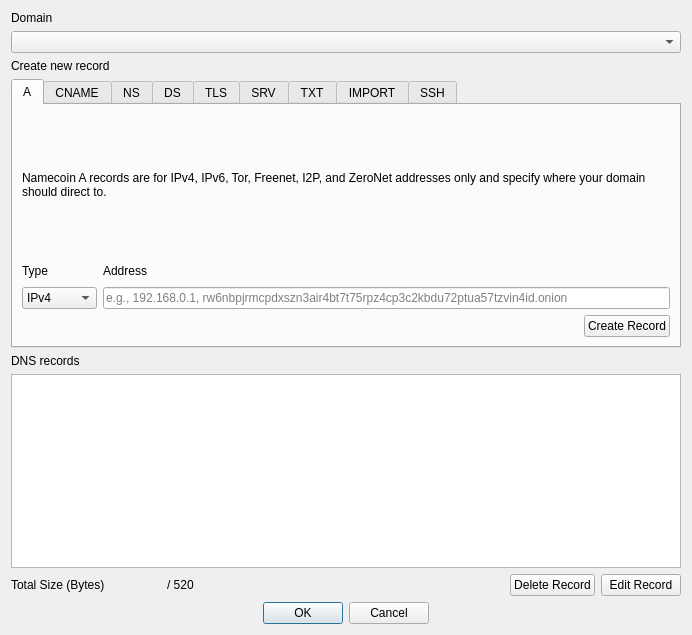
<?xml version="1.0" encoding="UTF-8"?>
<ui version="4.0">
 <class>DNSDialog</class>
 <widget class="QDialog" name="DNSDialog">
  <property name="geometry">
   <rect>
    <x>0</x>
    <y>0</y>
    <width>692</width>
    <height>635</height>
   </rect>
  </property>
  <property name="windowTitle">
   <string>DNS Builder</string>
  </property>
  <property name="modal">
   <bool>true</bool>
  </property>
  <layout class="QVBoxLayout" name="verticalLayout">
   <item>
    <layout class="QVBoxLayout" name="verticalLayout_15">
     <item>
      <widget class="QLabel" name="labelDomain">
       <property name="text">
        <string>Domain</string>
       </property>
      </widget>
     </item>
     <item>
      <widget class="QComboBox" name="comboDomain"/>
     </item>
    </layout>
   </item>
   <item>
    <widget class="QLabel" name="labelCreateRecord">
     <property name="text">
      <string>Create new record</string>
     </property>
     <property name="textFormat">
      <enum>Qt::PlainText</enum>
     </property>
    </widget>
   </item>
   <item>
    <widget class="QTabWidget" name="tabRecords">
     <property name="maximumSize">
      <size>
       <width>16777215</width>
       <height>269</height>
      </size>
     </property>
     <property name="currentIndex">
      <number>0</number>
     </property>
     <widget class="QWidget" name="tabA">
      <attribute name="title">
       <string>A</string>
      </attribute>
      <layout class="QVBoxLayout" name="verticalLayout_Main">
       <item>
        <widget class="QLabel" name="labelADesc">
         <property name="maximumSize">
          <size>
           <width>16777215</width>
           <height>16777215</height>
          </size>
         </property>
         <property name="text">
          <string>Namecoin A records are for IPv4, IPv6, Tor, Freenet, I2P, and ZeroNet addresses only and specify where your domain should direct to.</string>
         </property>
         <property name="wordWrap">
          <bool>true</bool>
         </property>
        </widget>
       </item>
       <item>
        <layout class="QHBoxLayout" name="horizontalLayout_2">
         <item>
          <layout class="QVBoxLayout" name="verticalLayout_3">
           <item>
            <widget class="QLabel" name="labelHostType">
             <property name="maximumSize">
              <size>
               <width>16777215</width>
               <height>20</height>
              </size>
             </property>
             <property name="text">
              <string>Type</string>
             </property>
            </widget>
           </item>
           <item>
            <widget class="QComboBox" name="comboHostType">
             <item>
              <property name="text">
               <string>IPv4</string>
              </property>
             </item>
             <item>
              <property name="text">
               <string>IPv6</string>
              </property>
             </item>
             <item>
              <property name="text">
               <string>Tor</string>
              </property>
             </item>
             <item>
              <property name="text">
               <string>Freenet</string>
              </property>
             </item>
             <item>
              <property name="text">
               <string>I2P</string>
              </property>
             </item>
             <item>
              <property name="text">
               <string>ZeroNet</string>
              </property>
             </item>
            </widget>
           </item>
          </layout>
         </item>
         <item>
          <layout class="QVBoxLayout" name="verticalLayout_8">
           <item>
            <widget class="QLabel" name="labelAHostname">
             <property name="maximumSize">
              <size>
               <width>16777215</width>
               <height>20</height>
              </size>
             </property>
             <property name="text">
              <string>Address</string>
             </property>
            </widget>
           </item>
           <item>
            <widget class="QValidatedLineEdit" name="editAHostname">
             <property name="text">
              <string/>
             </property>
             <property name="placeholderText">
              <string>e.g., 192.168.0.1, rw6nbpjrmcpdxszn3air4bt7t75rpz4cp3c2kbdu72ptua57tzvin4id.onion</string>
             </property>
            </widget>
           </item>
          </layout>
         </item>
        </layout>
       </item>
       <item>
        <layout class="QHBoxLayout" name="horizontalLayout_3">
         <item>
          <spacer name="horizontalSpacer">
           <property name="orientation">
            <enum>Qt::Horizontal</enum>
           </property>
           <property name="sizeHint" stdset="0">
            <size>
             <width>40</width>
             <height>20</height>
            </size>
           </property>
          </spacer>
         </item>
         <item>
          <widget class="QPushButton" name="btnACreate">
           <property name="text">
            <string>Create Record</string>
           </property>
          </widget>
         </item>
        </layout>
       </item>
      </layout>
     </widget>
     <widget class="QWidget" name="tabCNAME">
      <attribute name="title">
       <string>CNAME</string>
      </attribute>
      <layout class="QVBoxLayout" name="verticalLayout_Network">
       <item>
        <widget class="QLabel" name="labelCNAMEDesc">
         <property name="text">
          <string>CNAME records act as an alias by mapping a hostname to another hostname. Absolute domain names must end with a dot (.).</string>
         </property>
         <property name="wordWrap">
          <bool>true</bool>
         </property>
        </widget>
       </item>
       <item>
        <layout class="QHBoxLayout" name="horizontalLayout_6">
         <!-- TODO: Reconcile this with Namecoin Core, which includes a "Hostname" field. -->
         <!--<item>
          <layout class="QVBoxLayout" name="verticalLayout_11">
           <item>
            <widget class="QLabel" name="labelCNAMEHost">
             <property name="maximumSize">
              <size>
               <width>16777215</width>
               <height>20</height>
              </size>
             </property>
             <property name="text">
              <string>Hostname</string>
             </property>
            </widget>
           </item>
           <item>
            <widget class="QValidatedLineEdit" name="editCNAMEHost">
             <property name="placeholderText">
              <string>e.g., www, mail</string>
             </property>
            </widget>
           </item>
          </layout>
         </item>-->
         <item>
          <layout class="QVBoxLayout" name="verticalLayout_12">
           <item>
            <widget class="QLabel" name="labelCNAMEAlias">
             <property name="maximumSize">
              <size>
               <width>16777215</width>
               <height>20</height>
              </size>
             </property>
             <property name="text">
              <string>Alias of</string>
             </property>
            </widget>
           </item>
           <item>
            <widget class="QValidatedLineEdit" name="editCNAMEAlias">
             <property name="text">
              <string/>
             </property>
             <property name="placeholderText">
              <string>e.g., namecoin.bit.</string>
             </property>
            </widget>
           </item>
          </layout>
         </item>
        </layout>
       </item>
       <item>
        <layout class="QHBoxLayout" name="horizontalLayout_7">
         <item>
          <spacer name="horizontalSpacer_3">
           <property name="orientation">
            <enum>Qt::Horizontal</enum>
           </property>
           <property name="sizeHint" stdset="0">
            <size>
             <width>40</width>
             <height>20</height>
            </size>
           </property>
          </spacer>
         </item>
         <item>
          <widget class="QPushButton" name="btnCNAMECreate">
           <property name="text">
            <string>Create Record</string>
           </property>
          </widget>
         </item>
        </layout>
       </item>
      </layout>
     </widget>
     <!--
     <widget class="QWidget" name="tabSOARP">
      <attribute name="title">
       <string>SOA/RP</string>
      </attribute>
      <layout class="QVBoxLayout" name="verticalLayout_Window">
       <item>
        <widget class="QLabel" name="labelSOARPDesc">
         <property name="text">
          <string>Domain holder e-mail address and/or information. (This is recommended at the domain level and will be inserted into the SOA record of DNS bridges.)</string>
         </property>
         <property name="wordWrap">
          <bool>true</bool>
         </property>
        </widget>
       </item>
       <item>
        <layout class="QVBoxLayout" name="verticalLayout_19">
         <item>
          <widget class="QLabel" name="labelSOARPEmail">
           <property name="text">
            <string>Email</string>
           </property>
          </widget>
         </item>
         <item>
          <widget class="QValidatedLineEdit" name="editSOARPEmail">
           <property name="placeholderText">
            <string>e.g., email@host.domain</string>
           </property>
          </widget>
         </item>
         <item>
          <widget class="QLabel" name="labelSOARPInfo">
           <property name="text">
            <string>Info</string>
           </property>
          </widget>
         </item>
         <item>
          <widget class="QLineEdit" name="editSOARPInfo">
           <property name="placeholderText">
            <string>e.g., Example Name</string>
           </property>
          </widget>
         </item>
        </layout>
       </item>
       <item>
        <layout class="QHBoxLayout" name="horizontalLayout_4">
         <item>
          <spacer name="horizontalSpacer_2">
           <property name="orientation">
            <enum>Qt::Horizontal</enum>
           </property>
           <property name="sizeHint" stdset="0">
            <size>
             <width>40</width>
             <height>20</height>
            </size>
           </property>
          </spacer>
         </item>
         <item>
          <widget class="QPushButton" name="btnSOARPCreate">
           <property name="text">
            <string>Create Record</string>
           </property>
          </widget>
         </item>
        </layout>
       </item>
      </layout>
     </widget>
     <widget class="QWidget" name="tabDNAME">
      <attribute name="title">
       <string>DNAME</string>
      </attribute>
      <layout class="QVBoxLayout" name="verticalLayout_Display">
       <item>
        <widget class="QLabel" name="labelDNAMEDesc">
         <property name="text">
          <string>Specifies that all subdomains of this name are translated to the given string before lookup. As with CNAME, absolute domain names must end with a dot (.).</string>
         </property>
         <property name="wordWrap">
          <bool>true</bool>
         </property>
        </widget>
       </item>
       <item>
        <widget class="QValidatedLineEdit" name="editDNAMEHost">
         <property name="placeholderText">
          <string>e.g., otherhost.bit.</string>
         </property>
        </widget>
       </item>
       <item>
        <layout class="QHBoxLayout" name="horizontalLayout_1_Display">
         <item>
          <spacer name="horizontalSpacer_4">
           <property name="orientation">
            <enum>Qt::Horizontal</enum>
           </property>
           <property name="sizeHint" stdset="0">
            <size>
             <width>40</width>
             <height>20</height>
            </size>
           </property>
          </spacer>
         </item>
         <item>
          <widget class="QPushButton" name="btnDNAMECreate">
           <property name="text">
            <string>Create Record</string>
           </property>
          </widget>
         </item>
        </layout>
       </item>
      </layout>
     </widget>
     -->
     <widget class="QWidget" name="tabNS">
      <property name="autoFillBackground">
       <bool>false</bool>
      </property>
      <attribute name="title">
       <string>NS</string>
      </attribute>
      <layout class="QVBoxLayout" name="verticalLayout_2" stretch="0,0,0">
       <item>
        <widget class="QLabel" name="labelNSDesc">
         <property name="text">
          <!-- TODO: Reconcile this text with Namecoin Core, which recommends listing multiple nameservers at once. -->
          <string>Master nameserver of the configured domain. Note that this delegates all IP related responsibility of this domain and its sub-domains to the master server, effectively bypassing other settings (e.g. A records). Absolute domains must end in a dot (.). IP addresses are not allowed.</string>
         </property>
         <property name="wordWrap">
          <bool>true</bool>
         </property>
        </widget>
       </item>
       <item>
        <widget class="QValidatedLineEdit" name="editNSHosts">
         <property name="placeholderText">
          <string>e.g., ns1.myserver.net.</string>
         </property>
        </widget>
       </item>
       <item>
        <layout class="QHBoxLayout" name="horizontalLayout_5">
         <item>
          <spacer name="horizontalSpacer_5">
           <property name="orientation">
            <enum>Qt::Horizontal</enum>
           </property>
           <property name="sizeHint" stdset="0">
            <size>
             <width>40</width>
             <height>20</height>
            </size>
           </property>
          </spacer>
         </item>
         <item>
          <widget class="QPushButton" name="btnNSCreate">
           <property name="text">
            <string>Create Record</string>
           </property>
          </widget>
         </item>
        </layout>
       </item>
      </layout>
     </widget>
     <widget class="QWidget" name="tabDS">
      <attribute name="title">
       <string>DS</string>
      </attribute>
      <layout class="QVBoxLayout" name="verticalLayout_5">
       <item>
        <widget class="QLabel" name="labelDSDesc">
         <property name="text">
          <string>DNSSEC fingerprints for securing the domain when used with DNS via NS. Format roughly mirrors RFC3658. </string>
         </property>
         <property name="wordWrap">
          <bool>true</bool>
         </property>
        </widget>
       </item>
       <item>
        <layout class="QHBoxLayout" name="horizontalLayout_8">
         <item>
          <layout class="QVBoxLayout" name="verticalLayout_6">
           <item>
            <widget class="QLabel" name="labelDSKeyTag">
             <property name="maximumSize">
              <size>
               <width>16777215</width>
               <height>20</height>
              </size>
             </property>
             <property name="text">
              <string>Keytag</string>
             </property>
            </widget>
           </item>
           <item>
            <widget class="QValidatedLineEdit" name="editDSKeyTag">
             <property name="placeholderText">
              <string>e.g., 31381</string>
             </property>
            </widget>
           </item>
          </layout>
         </item>
         <item>
          <layout class="QVBoxLayout" name="verticalLayout_7">
           <item>
            <widget class="QLabel" name="labelDSAlgorithm">
             <property name="maximumSize">
              <size>
               <width>75</width>
               <height>20</height>
              </size>
             </property>
             <property name="text">
              <string>Algorithm</string>
             </property>
            </widget>
           </item>
           <item>
            <widget class="QValidatedLineEdit" name="editDSAlgorithm">
             <property name="maximumSize">
              <size>
               <width>75</width>
               <height>16777215</height>
              </size>
             </property>
             <property name="placeholderText">
              <string>e.g., 8</string>
             </property>
            </widget>
           </item>
          </layout>
         </item>
         <item>
          <layout class="QVBoxLayout" name="verticalLayout_10">
           <item>
            <widget class="QLabel" name="labelDSHashType">
             <property name="maximumSize">
              <size>
               <width>75</width>
               <height>20</height>
              </size>
             </property>
             <property name="text">
              <string>HashType</string>
             </property>
            </widget>
           </item>
           <item>
            <widget class="QValidatedLineEdit" name="editDSHashType">
             <property name="maximumSize">
              <size>
               <width>75</width>
               <height>16777215</height>
              </size>
             </property>
             <property name="placeholderText">
              <string>e.g., 1</string>
             </property>
            </widget>
           </item>
          </layout>
         </item>
         <item>
          <layout class="QVBoxLayout" name="verticalLayout_14">
           <item>
            <widget class="QLabel" name="labelDSHash">
             <property name="maximumSize">
              <size>
               <width>16777215</width>
               <height>20</height>
              </size>
             </property>
             <property name="text">
              <string>Hash (Base64)</string>
             </property>
            </widget>
           </item>
           <item>
            <widget class="QValidatedLineEdit" name="editDSHash">
             <property name="placeholderText">
              <string>e.g., pA1W...ceTI=</string>
             </property>
            </widget>
           </item>
          </layout>
         </item>
        </layout>
       </item>
       <item>
        <layout class="QHBoxLayout" name="horizontalLayout_9">
         <item>
          <spacer name="horizontalSpacer_6">
           <property name="orientation">
            <enum>Qt::Horizontal</enum>
           </property>
           <property name="sizeHint" stdset="0">
            <size>
             <width>40</width>
             <height>20</height>
            </size>
           </property>
          </spacer>
         </item>
         <item>
          <widget class="QPushButton" name="btnDSCreate">
           <property name="text">
            <string>Create Record</string>
           </property>
          </widget>
         </item>
        </layout>
       </item>
      </layout>
     </widget>
     <widget class="QWidget" name="tabTLS">
      <attribute name="title">
       <string>TLS</string>
      </attribute>
      <layout class="QVBoxLayout" name="verticalLayout_9">
       <item>
        <widget class="QLabel" name="labelTLSDesc">
         <property name="text">
          <string>A TLS record authenticates TLS servers without a public certificate authority.  For compatibility with ncp11 (e.g. Tor Browser), leave all settings other than Certificate Association Data at their default.</string>
         </property>
         <property name="wordWrap">
          <bool>true</bool>
         </property>
        </widget>
       </item>
       <item>
        <layout class="QHBoxLayout" name="horizontalLayout_15">
         <item>
          <layout class="QVBoxLayout" name="verticalLayout_25">
           <item>
            <widget class="QLabel" name="labelTLSProto">
             <property name="maximumSize">
              <size>
               <width>16777215</width>
               <height>20</height>
              </size>
             </property>
             <property name="text">
              <string>Proto</string>
             </property>
            </widget>
           </item>
           <item>
            <widget class="QLineEdit" name="editTLSProto">
             <property name="placeholderText">
              <string>e.g., tcp</string>
             </property>
             <property name="text">
              <string>tcp</string>
             </property>
            </widget>
           </item>
          </layout>
         </item>
         <item>
          <layout class="QVBoxLayout" name="verticalLayout_18">
           <item>
            <widget class="QLabel" name="labelTLSPort">
             <property name="maximumSize">
              <size>
               <width>16777215</width>
               <height>20</height>
              </size>
             </property>
             <property name="text">
              <string>Port</string>
             </property>
            </widget>
           </item>
           <item>
            <widget class="QLineEdit" name="editTLSPort">
             <property name="placeholderText">
              <string>e.g., 443</string>
             </property>
             <property name="text">
              <string>443</string>
             </property>
            </widget>
           </item>
          </layout>
         </item>
         <item>
          <layout class="QVBoxLayout" name="verticalLayout_13">
           <item>
            <widget class="QLabel" name="labelTLSCertUsage">
             <property name="maximumSize">
              <size>
               <width>16777215</width>
               <height>20</height>
              </size>
             </property>
             <property name="text">
              <string>Cert. Usage</string>
             </property>
            </widget>
           </item>
           <item>
            <widget class="QValidatedLineEdit" name="editTLSCertUsage">
             <property name="placeholderText">
              <string>e.g., 2</string>
             </property>
             <property name="text">
              <string>2</string>
             </property>
            </widget>
           </item>
          </layout>
         </item>
         <item>
          <layout class="QVBoxLayout" name="verticalLayout_16">
           <item>
            <widget class="QLabel" name="labelTLSSelector">
             <property name="maximumSize">
              <size>
               <width>16777215</width>
               <height>20</height>
              </size>
             </property>
             <property name="text">
              <string>Selector</string>
             </property>
            </widget>
           </item>
           <item>
            <widget class="QValidatedLineEdit" name="editTLSSelector">
             <property name="placeholderText">
              <string>e.g., 1</string>
             </property>
             <property name="text">
              <string>1</string>
             </property>
            </widget>
           </item>
          </layout>
         </item>
         <item>
          <layout class="QVBoxLayout" name="verticalLayout_17">
           <item>
            <widget class="QLabel" name="labelTLSMatchingType">
             <property name="maximumSize">
              <size>
               <width>16777215</width>
               <height>20</height>
              </size>
             </property>
             <property name="text">
              <string>Matching Type</string>
             </property>
            </widget>
           </item>
           <item>
            <widget class="QValidatedLineEdit" name="editTLSMatchingType">
             <property name="placeholderText">
              <string>e.g., 0</string>
             </property>
             <property name="text">
              <string>0</string>
             </property>
            </widget>
           </item>
          </layout>
         </item>
        </layout>
       </item>
       <item>
        <widget class="QLabel" name="label_24">
         <property name="text">
          <string>Certificate Association Data (Base64)</string>
         </property>
        </widget>
       </item>
       <item>
        <widget class="QPlainTextEdit" name="editTLSData">
         <property name="placeholderText">
          <string>e.g., MFkwEwYHKoZIzj0CAQYIKoZIzj0DAQcDQgAEURoQKhqi6Sghol6CAPyw/YgO4tK1IrAkWe/QT1VouB9toJSBmR7BxmsIPS+OAaFwaLNhyV5K4cAED8HZTaYwWQ==</string>
         </property>
        </widget>
       </item>
       <item>
        <layout class="QHBoxLayout" name="horizontalLayout_16">
         <item>
          <spacer name="horizontalSpacer_8">
           <property name="orientation">
            <enum>Qt::Horizontal</enum>
           </property>
           <property name="sizeHint" stdset="0">
            <size>
             <width>40</width>
             <height>20</height>
            </size>
           </property>
          </spacer>
         </item>
         <item>
          <widget class="QPushButton" name="btnTLSCreate">
           <property name="text">
            <string>Create Record</string>
           </property>
          </widget>
         </item>
        </layout>
       </item>
      </layout>
     </widget>
     <widget class="QWidget" name="tabSRV">
      <attribute name="title">
       <string>SRV</string>
      </attribute>
      <layout class="QVBoxLayout" name="verticalLayout_20">
       <item>
        <widget class="QLabel" name="labelSRVDesc">
         <property name="text">
          <string>Used to identify hosts that support particular services (e.g., IMAP, POP, SMTP, XMPP, Matrix, or Mumble). In the host field, absolute domain names must end with a dot (.).</string>
         </property>
         <property name="wordWrap">
          <bool>true</bool>
         </property>
        </widget>
       </item>
       <item>
        <layout class="QHBoxLayout" name="horizontalLayout_11">
         <item>
          <layout class="QVBoxLayout" name="verticalLayout_21">
           <item>
            <widget class="QLabel" name="labelSRVPriority">
             <property name="maximumSize">
              <size>
               <width>55</width>
               <height>20</height>
              </size>
             </property>
             <property name="text">
              <string>Priority</string>
             </property>
            </widget>
           </item>
           <item>
            <widget class="QValidatedLineEdit" name="editSRVPriority">
             <property name="maximumSize">
              <size>
               <width>80</width>
               <height>16777215</height>
              </size>
             </property>
             <property name="placeholderText">
              <string>e.g., 10</string>
             </property>
            </widget>
           </item>
          </layout>
         </item>
         <item>
          <layout class="QVBoxLayout" name="verticalLayout_23">
           <item>
            <widget class="QLabel" name="labelSRVWeight">
             <property name="maximumSize">
              <size>
               <width>90</width>
               <height>20</height>
              </size>
             </property>
             <property name="text">
              <string>Weight</string>
             </property>
            </widget>
           </item>
           <item>
            <widget class="QValidatedLineEdit" name="editSRVWeight">
             <property name="maximumSize">
              <size>
               <width>90</width>
               <height>16777215</height>
              </size>
             </property>
             <property name="placeholderText">
              <string>e.g., 100</string>
             </property>
            </widget>
           </item>
          </layout>
         </item>
         <item>
          <layout class="QVBoxLayout" name="verticalLayout_24">
           <item>
            <widget class="QLabel" name="labelSRVPort">
             <property name="maximumSize">
              <size>
               <width>55</width>
               <height>20</height>
              </size>
             </property>
             <property name="text">
              <string>Port</string>
             </property>
            </widget>
           </item>
           <item>
            <widget class="QValidatedLineEdit" name="editSRVPort">
             <property name="maximumSize">
              <size>
               <width>75</width>
               <height>16777215</height>
              </size>
             </property>
             <property name="placeholderText">
              <string>e.g., 443</string>
             </property>
            </widget>
           </item>
          </layout>
         </item>
         <item>
          <layout class="QVBoxLayout" name="verticalLayout_26">
           <item>
            <widget class="QLabel" name="labelSRVHost">
             <property name="maximumSize">
              <size>
               <width>16777215</width>
               <height>20</height>
              </size>
             </property>
             <property name="text">
              <string>Host</string>
             </property>
            </widget>
           </item>
           <item>
            <widget class="QValidatedLineEdit" name="editSRVHost">
             <property name="placeholderText">
              <string>e.g., namecoin.bit.</string>
             </property>
            </widget>
           </item>
          </layout>
         </item>
        </layout>
       </item>
       <item>
        <layout class="QHBoxLayout" name="horizontalLayout_17">
         <item>
          <spacer name="horizontalSpacer_9">
           <property name="orientation">
            <enum>Qt::Horizontal</enum>
           </property>
           <property name="sizeHint" stdset="0">
            <size>
             <width>40</width>
             <height>20</height>
            </size>
           </property>
          </spacer>
         </item>
         <item>
          <widget class="QPushButton" name="btnSRVCreate">
           <property name="text">
            <string>Create Record</string>
           </property>
          </widget>
         </item>
        </layout>
       </item>
      </layout>
     </widget>
     <widget class="QWidget" name="tabTXT">
      <attribute name="title">
       <string>TXT</string>
      </attribute>
      <layout class="QVBoxLayout" name="verticalLayout_22">
       <item>
        <widget class="QLabel" name="labelTXTDesc">
         <property name="text">
          <string>TXT records are used to associate a string of text with a hostname. These are primarily used for verification.

</string>
         </property>
         <property name="wordWrap">
          <bool>true</bool>
         </property>
        </widget>
       </item>
       <item>
        <widget class="QLineEdit" name="editTXTData">
         <property name="placeholderText">
          <string>Paste text string here</string>
         </property>
        </widget>
       </item>
       <item>
        <layout class="QHBoxLayout" name="horizontalLayout_12">
         <item>
          <spacer name="horizontalSpacer_10">
           <property name="orientation">
            <enum>Qt::Horizontal</enum>
           </property>
           <property name="sizeHint" stdset="0">
            <size>
             <width>40</width>
             <height>20</height>
            </size>
           </property>
          </spacer>
         </item>
         <item>
          <widget class="QPushButton" name="btnTXTCreate">
           <property name="text">
            <string>Create Record</string>
           </property>
          </widget>
         </item>
        </layout>
       </item>
      </layout>
     </widget>
     <widget class="QWidget" name="tabIMPORT">
      <attribute name="title">
       <string>IMPORT</string>
      </attribute>
      <layout class="QVBoxLayout" name="verticalLayout_27">
       <item>
        <widget class="QLabel" name="labelIMPORTDesc">
         <property name="text">
          <string>Imports specified entries from another Namecoin name and merges with the current one. Optionally, import entries and associate them with a designated subdomain.</string>
         </property>
         <property name="wordWrap">
          <bool>true</bool>
         </property>
        </widget>
       </item>
       <item>
        <layout class="QHBoxLayout" name="horizontalLayout_18">
         <item>
          <layout class="QVBoxLayout" name="verticalLayout_28">
           <item>
            <widget class="QLabel" name="labelIMPORTName">
             <property name="maximumSize">
              <size>
               <width>16777215</width>
               <height>20</height>
              </size>
             </property>
             <property name="text">
              <string>Namecoin Name</string>
             </property>
            </widget>
           </item>
           <item>
            <widget class="QValidatedLineEdit" name="editIMPORTName">
             <property name="placeholderText">
              <string>e.g., d/othername</string>
             </property>
            </widget>
           </item>
          </layout>
         </item>
         <item>
          <layout class="QVBoxLayout" name="verticalLayout_29">
           <item>
            <widget class="QLabel" name="labelIMPORTSubdomain">
             <property name="maximumSize">
              <size>
               <width>16777215</width>
               <height>20</height>
              </size>
             </property>
             <property name="text">
              <string>Subdomain (optional)</string>
             </property>
            </widget>
           </item>
           <item>
            <widget class="QValidatedLineEdit" name="editIMPORTSubdomain">
             <property name="placeholderText">
              <string>e.g., www</string>
             </property>
            </widget>
           </item>
          </layout>
         </item>
        </layout>
       </item>
       <item>
        <layout class="QHBoxLayout" name="horizontalLayout_13">
         <item>
          <spacer name="horizontalSpacer_11">
           <property name="orientation">
            <enum>Qt::Horizontal</enum>
           </property>
           <property name="sizeHint" stdset="0">
            <size>
             <width>40</width>
             <height>20</height>
            </size>
           </property>
          </spacer>
         </item>
         <item>
          <widget class="QPushButton" name="btnIMPORTCreate">
           <property name="text">
            <string>Create Record</string>
           </property>
          </widget>
         </item>
        </layout>
       </item>
      </layout>
     </widget>
     <widget class="QWidget" name="tabSSHFP">
      <attribute name="title">
       <string>SSH</string>
      </attribute>
      <layout class="QVBoxLayout" name="verticalLayout_30">
       <item>
        <widget class="QLabel" name="labelSSHFPDesc">
         <property name="text">
          <string>SSH records are used to identify an SSH server fingerprint associated with a domain.</string>
         </property>
        </widget>
       </item>
       <item>
        <layout class="QHBoxLayout" name="horizontalLayout_19">
         <item>
          <layout class="QVBoxLayout" name="verticalLayout_31">
           <item>
            <widget class="QLabel" name="labelSSHFPAlgorithm">
             <property name="maximumSize">
              <size>
               <width>80</width>
               <height>20</height>
              </size>
             </property>
             <property name="text">
              <string>Algorithm</string>
             </property>
            </widget>
           </item>
           <item>
            <widget class="QValidatedLineEdit" name="editSSHFPAlgorithm">
             <property name="maximumSize">
              <size>
               <width>80</width>
               <height>16777215</height>
              </size>
             </property>
             <property name="placeholderText">
              <string>e.g., 2</string>
             </property>
            </widget>
           </item>
          </layout>
         </item>
         <item>
          <layout class="QVBoxLayout" name="verticalLayout_33">
           <item>
            <widget class="QLabel" name="labelSSHFPFingerprintType">
             <property name="maximumSize">
              <size>
               <width>120</width>
               <height>20</height>
              </size>
             </property>
             <property name="text">
              <string>Fingerprint Type</string>
             </property>
            </widget>
           </item>
           <item>
            <widget class="QValidatedLineEdit" name="editSSHFPFingerprintType">
             <property name="maximumSize">
              <size>
               <width>120</width>
               <height>16777215</height>
              </size>
             </property>
             <property name="placeholderText">
              <string>e.g., 1</string>
             </property>
            </widget>
           </item>
          </layout>
         </item>
         <item>
          <layout class="QVBoxLayout" name="verticalLayout_34">
           <item>
            <widget class="QLabel" name="labelSSHFPFingerprint">
             <property name="maximumSize">
              <size>
               <width>16777215</width>
               <height>20</height>
              </size>
             </property>
             <property name="text">
              <string>Fingerprint (Base64)</string>
             </property>
            </widget>
           </item>
           <item>
            <widget class="QValidatedLineEdit" name="editSSHFPFingerprint">
             <property name="placeholderText">
              <string>e.g., EjRWeJq83vZ4kBI0VniavN72eJA=</string>
             </property>
            </widget>
           </item>
          </layout>
         </item>
        </layout>
       </item>
       <item>
        <layout class="QHBoxLayout" name="horizontalLayout_14">
         <item>
          <spacer name="horizontalSpacer_12">
           <property name="orientation">
            <enum>Qt::Horizontal</enum>
           </property>
           <property name="sizeHint" stdset="0">
            <size>
             <width>40</width>
             <height>20</height>
            </size>
           </property>
          </spacer>
         </item>
         <item>
          <widget class="QPushButton" name="btnSSHFPCreate">
           <property name="text">
            <string>Create Record</string>
           </property>
          </widget>
         </item>
        </layout>
       </item>
      </layout>
     </widget>
    </widget>
   </item>
   <item>
    <layout class="QVBoxLayout" name="layoutDNSRecords">
     <item>
      <widget class="QLabel" name="labelDNSRecords">
       <property name="text">
        <string>DNS records</string>
       </property>
      </widget>
     </item>
     <item>
      <!-- TODO: Reconcile this with Namecoin Core's version, which uses QListWidget -->
      <widget class="QTableView" name="listDNSRecords">
       <property name="minimumSize">
        <size>
         <width>0</width>
         <height>150</height>
        </size>
       </property>
      </widget>
     </item>
     <item>
      <layout class="QHBoxLayout" name="horizontalLayout_10">
       <item>
        <widget class="QLabel" name="totalSize">
         <property name="text">
          <string>Total Size (Bytes)</string>
         </property>
        </widget>
       </item>
       <item>
        <widget class="QLabel" name="labelBytes">
         <property name="minimumSize">
          <size>
           <width>50</width>
           <height>0</height>
          </size>
         </property>
         <property name="text">
          <string/>
         </property>
        </widget>
       </item>
       <item>
        <widget class="QLabel" name="labelOfTotal">
         <property name="text">
          <string>/ 520</string>
         </property>
        </widget>
       </item>
       <item>
        <spacer name="horizontalSpacer_7">
         <property name="orientation">
          <enum>Qt::Horizontal</enum>
         </property>
         <property name="sizeHint" stdset="0">
          <size>
           <width>40</width>
           <height>20</height>
          </size>
         </property>
        </spacer>
       </item>
       <item>
        <widget class="QPushButton" name="btnDeleteRecord">
         <property name="text">
          <string>Delete Record</string>
         </property>
        </widget>
       </item>
       <item>
        <widget class="QPushButton" name="btnEditRecord">
         <property name="text">
          <string>Edit Record</string>
         </property>
        </widget>
       </item>
      </layout>
     </item>
    </layout>
   </item>
   <item>
    <!-- TODO: Reconcile this with Namecoin Core's version (commented out below) -->
    <!-- TODO: Ask upstream Electrum to switch to QDialogButtonBox. -->
    <widget class="QDialogButtonBox" name="buttonBox">
     <property name="centerButtons">
      <bool>true</bool>
     </property>
     <property name="standardButtons">
      <set>QDialogButtonBox::Cancel|QDialogButtonBox::Ok</set>
     </property>
    </widget>
    <!--<layout class="QHBoxLayout" name="horizontalLayout_Buttons">
     <item>
      <layout class="QVBoxLayout" name="verticalLayout_4">
       <item>
        <layout class="QHBoxLayout" name="horizontalLayout">
         <item>
          <widget class="QPushButton" name="btnOK">
           <property name="text">
            <string>&amp;OK</string>
           </property>
           <property name="autoDefault">
            <bool>false</bool>
           </property>
           <property name="default">
            <bool>true</bool>
           </property>
          </widget>
         </item>
         <item>
          <widget class="QPushButton" name="btnCancel">
           <property name="text">
            <string>&amp;Cancel</string>
           </property>
           <property name="autoDefault">
            <bool>false</bool>
           </property>
          </widget>
         </item>
        </layout>
       </item>
      </layout>
     </item>
    </layout>-->
   </item>
  </layout>
 </widget>
 <customwidgets>
  <customwidget>
   <class>QValidatedLineEdit</class>
   <extends>QLineEdit</extends>
   <header>qvalidatedlineedit.h</header>
  </customwidget>
 </customwidgets>
 <resources/>
 <connections>
  <connection>
   <sender>buttonBox</sender>
   <signal>accepted()</signal>
   <receiver>DNSDialog</receiver>
   <slot>accept()</slot>
   <hints>
    <hint type="sourcelabel">
     <x>248</x>
     <y>254</y>
    </hint>
    <hint type="destinationlabel">
     <x>157</x>
     <y>274</y>
    </hint>
   </hints>
  </connection>
  <connection>
   <sender>buttonBox</sender>
   <signal>rejected()</signal>
   <receiver>DNSDialog</receiver>
   <slot>reject()</slot>
   <hints>
    <hint type="sourcelabel">
     <x>248</x>
     <y>254</y>
    </hint>
    <hint type="destinationlabel">
     <x>157</x>
     <y>274</y>
    </hint>
   </hints>
  </connection>
 </connections>
</ui>
